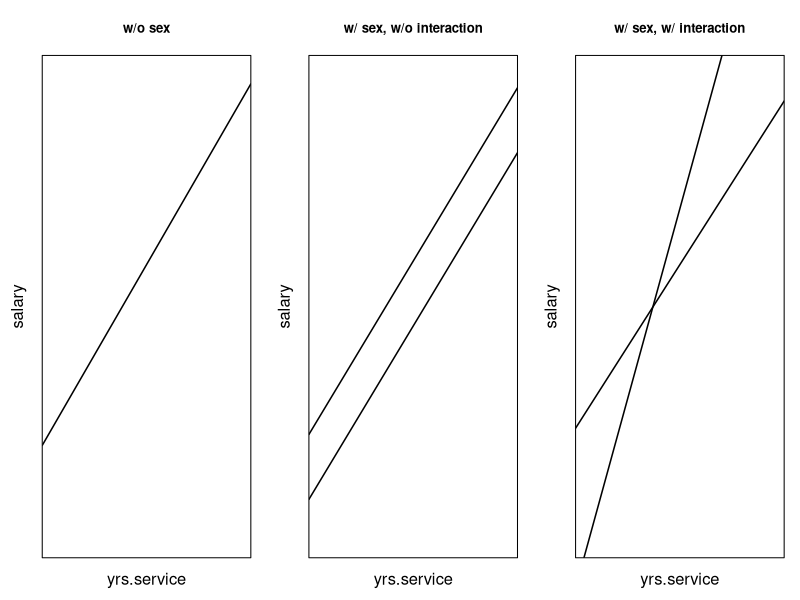

Recreate this plot in R.

####  categorical variables ####

# install package containing the dataset
install.packages("car")

# load dataset
salaries <- carData::Salaries
head(salaries)

# extract variable names and types
names(salaries)
str(salaries)

# view dummy coding for the factor 'sex' and 'rank'
contrasts(salaries$sex)
contrasts(salaries$rank)

# frequency table for sex
table(salaries$sex)

## regress y = salary on sex + yrs.service
fm <- lm(salary ~ sex + yrs.service, data = salaries)
summary(fm)

# obtain X matrix
head( model.matrix(fm) )

## add another factor: regress y = salary on sex + rank + yrs.service
# frequency table for rank*sex
table(salaries$rank, salaries$sex)

fm1 <- lm(salary ~ sex + rank + yrs.service, data = salaries)
summary(fm1)$coef
# the general intercept 76612.810 is the 'effective' intercept for feamale assistant professor 
# the 'effective' intercept for a female professor will be 76612.810 + 48980.224


####  interactions  ####
head(salaries)
# regress salary on yrs.service
fm0 <- lm(salary ~ yrs.service, data=salaries)
summary(fm0)
fm0$coefficients
# plot
par(mfrow=c(1,3))

par(mar=c(3.2, 3.2, 4.2, 1.2), mgp=c(1.25, .5, 0), las=0)
plot(salaries$yrs.service, salaries$salary, type='n', ylim = c(85000,150000), xaxt='n', yaxt='n', ylab = 'salary', xlab = 'yrs.service', cex.lab=1.5, main='w/o sex')
abline(fm0, col='black', lwd=1.5)

# regress salary on yrs.service + sex, no interaction
fm1 <- lm(salary ~ yrs.service + sex, data=salaries)
summary(fm1)
fm1$coefficients
plot(salaries$yrs.service, salaries$salary, type='n', ylim = c(85000,150000), xaxt='n', yaxt='n', ylab = 'salary', xlab = 'yrs.service', cex.lab=1.5, main='w/ sex, w/o interaction')
abline(92356.9467, 747.6121, col='black', lwd=1.5)
abline(92356.9467 + 9071.8000, 747.6121, col='black', lwd=1.5)

# regress salary on yrs.service + sex, with interaction
fm2 <- lm(salary ~ yrs.service + sex + yrs.service:sex, data=salaries)
summary(fm2)
fm2$coefficients
plot(salaries$yrs.service, salaries$salary, type='n', ylim = c(85000,150000), xaxt='n', yaxt='n', ylab = 'salary', xlab = 'yrs.service', cex.lab=1.5, main='w/ sex, w/ interaction')
abline(82068.5087 + 20128.6258, 1637.2997-931.7363, lwd=1.5) #males
abline(82068.5087 , 1637.2997, lwd=1.5) #females

